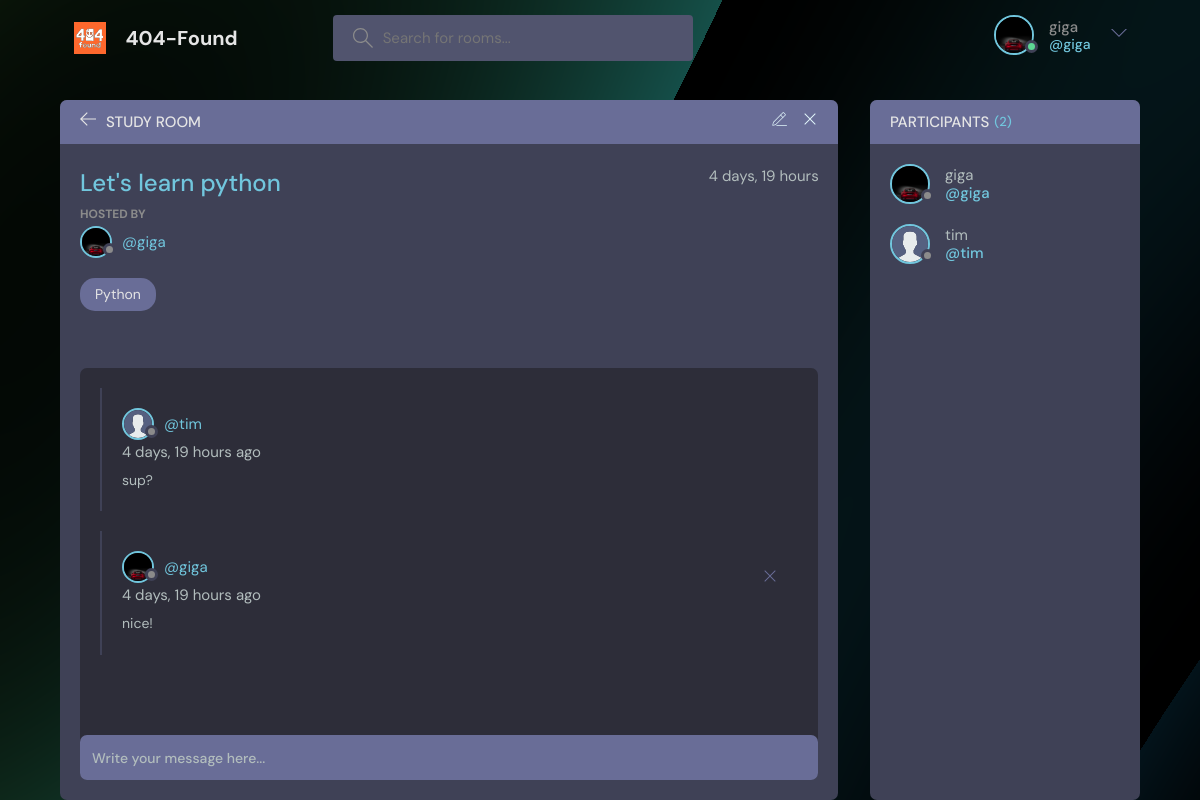
/room/1/ (signed in), run on the app's committed database.
### base/models.py (models this page shows, shortened)
class User(AbstractUser):
    name = models.CharField(max_length=200, null=True)
    email = models.EmailField(unique = True, null=True)
    bio = models.TextField(null=True)
    avatar = models.ImageField(null=True, default="avatar.svg")
    USERNAME_FIELD = 'email'
    REQUIRED_FIELDS = []

class Room(models.Model):
    host = models.ForeignKey(User, on_delete=models.SET_NULL, null=True)
    topic = models.ForeignKey(Topic, on_delete=models.SET_NULL, null=True)
    name = models.CharField(max_length=200)
    description = models.TextField(null=True, blank=True)
    participants = models.ManyToManyField(User, related_name='participants', blank=True)
    updated = models.DateTimeField(auto_now=True)
    created = models.DateTimeField(auto_now_add=True)
    class Meta:
        ordering = ['-updated', '-created']

class Topic(models.Model):
    name = models.CharField(max_length=200)
    def __str__(self):
        return self.name

class Message(models.Model):
    user = models.ForeignKey(User, on_delete=models.CASCADE)
    room = models.ForeignKey(Room, on_delete=models.CASCADE)
    body = models.TextField()
    updated = models.DateTimeField(auto_now=True)
    created = models.DateTimeField(auto_now_add=True)
    class Meta:
        ordering = ['-updated', '-created']

### base/views.py (the view, shortened to what this page needs)
# urls.py: path('room/<str:pk>/', views.room, name="room"),
def room(request, pk):
    if request.user.is_authenticated == False:
        return redirect('login')
    else:
        room = Room.objects.get(id=pk)
        room_messages = room.message_set.all()#sdfsdfsdf
        participants = room.participants.all()
        context = {'room':room, 'room_messages':room_messages, 'participants':participants}
        return render(request, 'base/room.html', context)

### base/templates/base/room.html (shortened to what this page needs)
{% include 'main_room.html' %} {% block content %}
<main class="profile-page layout layout--2">
  <div class="container">
    <div class="room">
      <div class="room__top">
        <div class="room__topLeft">
          <a href="{% url 'home_studybuddy' %}">
            <svg
              version="1.1"
              xmlns="http://www.w3.org/2000/svg"
              width="32"
              height="32"
              viewBox="0 0 32 32"
            >
              <title>arrow-left</title>
              <path
                d="M13.723 2.286l-13.723 13.714 13.719 13.714 1.616-1.611-10.96-10.96h27.625v-2.286h-27.625l10.965-10.965-1.616-1.607z"
              ></path>
            </svg>
          </a>
          <h3>Study Room</h3>
        </div>
        {% if room.host == request.user %}
        <div class="room__topRight">
          <a href="{% url 'update-room' room.id %}">
          </a>
          <a href="{% url 'delete-room' room.id %}">
            <svg
              version="1.1"
              xmlns="http://www.w3.org/2000/svg"
              width="32"
              height="32"
              viewBox="0 0 32 32"
            >
              <title>remove</title>
              <path
                d="M27.314 6.019l-1.333-1.333-9.98 9.981-9.981-9.981-1.333 1.333 9.981 9.981-9.981 9.98 1.333 1.333 9.981-9.98 9.98 9.98 1.333-1.333-9.98-9.98 9.98-9.981z"
              ></path>
            </svg>
          </a>
        </div>
        {% endif %}
      </div>
      <div class="room__box scroll">
        <div class="room__header scroll">
          <div class="room__info">
            <h3>{{room.name}}</h3>
            <span>{{room.created|timesince}}</span>
          </div>
          <div class="room__hosted">
            <p>Hosted By</p>
            <a
              href="{% url 'user-profile' room.host.id %}"
              class="room__author"
            >
              <div class="avatar avatar--small">
                <img src="{{room.host.avatar.url}}" />
              </div>
              <span>@{{room.host.username}}</span>
            </a>
          </div>
          <span class="room__topics">{{room.topic}}</span>
        </div>
        <div class="room__conversation">
          <div class="threads scroll">
            {% for message in room_messages %}
            <div class="thread">
              <div class="thread__top">
                <div class="{% url 'user-profile' message.user.id %}">
                  <a href="#" class="thread__authorInfo">
                    <div class="avatar avatar--small">
                      <img src="{{message.user.avatar.url}}" />
                    </div>
                    <span>@{{message.user.username}}</span>
                  </a>
                  <span class="thread__date"
                    >{{message.created|timesince}} ago</span
                  >
                </div>
                {% if request.user == message.user %}
                <a href="{% url 'delete-message' message.id %}">
                  <div class="thread__delete">
                    <svg
                      version="1.1"
                      xmlns="http://www.w3.org/2000/svg"
                      width="32"
                      height="32"
                      viewBox="0 0 32 32"
                    >
                      <title>remove</title>
                      <path
                        d="M27.314 6.019l-1.333-1.333-9.98 9.981-9.981-9.981-1.333 1.333 9.981 9.981-9.981 9.98 1.333 1.333 9.981-9.98 9.98 9.98 1.333-1.333-9.98-9.98 9.98-9.981z"
                      ></path>
                    </svg>
                  </div>
                </a>
                {% endif %}
              </div>
              <div class="thread__details">{{message.body}}</div>
            </div>
            {% endfor %}
          </div>
        </div>
      </div>
      <div class="room__message">
        <form action="" method="POST">
          <input name="body" placeholder="Write your message here..." />
        </form>
      </div>
    </div>
    <div class="participants">
      <h3 class="participants__top">
        Participants <span>({{participants.count}})</span>
      </h3>
      <div class="participants__list scroll">
        {% for user in participants %}
        <a href="{% url 'user-profile' user.id %}" class="participant">
          <div class="avatar avatar--medium">
            <img src="{{user.avatar.url}}" />
          </div>
          <p>
            {{user.username}}
            <span>@{{user.username}}</span>
          </p>
        </a>
        {% endfor %}
      </div>
    </div>
  </div>
</main>
{% endblock content %}

### templates/navbar.html (shortened to what this page needs)
{% load static %}
<header class="header header--loggedIn">
  <div class="container">
    <a href="{% url 'home_studybuddy' %}" class="header__logo">
      <img src="{% static 'images/logo.svg' %}" />
      <h1>404-Found</h1>
    </a>
    <form
      class="header__search"
      method="GET"
      action="{% url 'home_studybuddy' %}"
    >
      <label>
        <input name="q" placeholder="Search for rooms..." />
      </label>
    </form>
    <nav class="header__menu">
      {% if request.user.is_authenticated %}
      <div class="header__user">
        <a href="{% url 'update-user' %}">
          <div class="avatar avatar--medium active">
            <img src="{{request.user.avatar.url}}" />
          </div>
          <p>
            {{request.user.username}} <span>@{{request.user.username}}</span>
          </p>
        </a>
        <button class="dropdown-button">
          <svg
            version="1.1"
            xmlns="http://www.w3.org/2000/svg"
            width="32"
            height="32"
            viewBox="0 0 32 32"
          >
            <title>chevron-down</title>
            <path d="M16 21l-13-13h-3l16 16 16-16h-3l-13 13z"></path>
          </svg>
        </button>
      </div>
      {% else %}
      <a href="{% url 'login' %}">
        <img src="{% static 'images/avatar.svg' %}" />
        <p>Login</p>
      </a>
      {% endif %}
    </nav>
  </div>
</header>

### templates/main_room.html (style rules this page uses)
body { background-image: url("/static/images/aaabstract.png"); }

### data on the page
User: user.avatar (picture), user.username "giga", avatar (picture), username "giga"
Room: name "Let's learn python", created "4 days, 19 hours", host.avatar (picture), host.username "giga", topic "Python"
Message: user.avatar (placeholder picture), user.username "tim", created "4 days, 19 hours", body "sup?"
Message: user.avatar (picture), user.username "giga", created "4 days, 19 hours", body "nice!"
User: avatar (placeholder picture), username "tim"

### other printed values
{{ participants.count }} "2"
